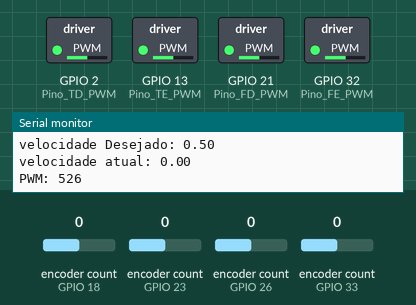
This sketch was run on a simulated ESP32. Parts: switched loads named in the sketch (green lamp = pin HIGH), the last lines printed to the serial monitor. Inputs (shaded band) come from the test bench; at power-on: encoder count (sensors on GPIO 33, GPIO 18, GPIO 23, GPIO 26) 0.

Above: at 1.2 s.
1.3 s: encoder count (sensor on GPIO 33) set to -1
4.3 s: encoder count (sensor on GPIO 33) set to -2
At 22.74 s:
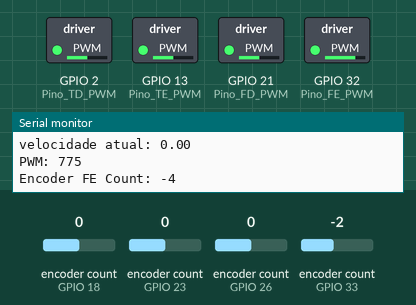
Timing chart, 0 to 24.4 s (numbered marks = the images above; inputs shaded):
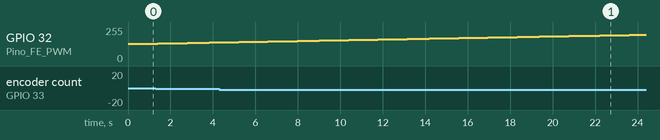

The sketch:

PI_Caio_e_Victor.ino
```cpp
//BIBLIOTECAS
#include <stdio.h>
#include <ESP32Encoder.h>
#include <ArduinoJson.h>

#define BUFFER_SIZE_RECEIVER 300
#define END_OF_JSON_CHAR '}'

char buffer[BUFFER_SIZE_RECEIVER]; // Buffer para armazenar a mensagem
int buffer_index = 0;              // Indicador de posição no buffer

#define ENCODER_PERIOD 15 // para deixar em 10Hz (ros)

unsigned long encoder_timer = 0;

//50 RPM max
//direita ir para frente tem que ser rpm +, pwm +
//esquerda ir para frente tem que ser rpm -, pwm -

// Define os pinos utilizados para a leitura dos sinais do encoder
//motor superior esquerdo
#define Pino_FE_A 33
#define Pino_FE_B 25
#define Pino_FE_PWM 32
//motor superior direito
#define Pino_FD_A 23
#define Pino_FD_B 22
#define Pino_FD_PWM 21
//motor inferior esquerdo
#define Pino_TE_A 26
#define Pino_TE_B 27
#define Pino_TE_PWM 13
//motor inferior direito
#define Pino_TD_A 18
#define Pino_TD_B 19
#define Pino_TD_PWM 2

//definição dos encoders
ESP32Encoder encoder_FE;//frontal esquerdo(0)
ESP32Encoder encoder_FD;//frontal direito(1)
ESP32Encoder encoder_TE;//trás esquerdo(2)
ESP32Encoder encoder_TD;//trás direito(3)

struct Vel
{
  struct Linear
  {
    float x;
    float y;
    float z;
  } linear;
  struct Angular
  {
    float x;
    float y;
    float z;
  } angular;
};

// Cria uma variável do tipo Vel
Vel vel;

// Esta função será chamada sempre que dados estiverem disponíveis na porta serial
void serialEvent(){
  while (Serial.available()){
    char inChar = (char)Serial.read();
    buffer[buffer_index] = inChar;
    buffer_index++;
    // Verifica se a mensagem está completa
    if (inChar == END_OF_JSON_CHAR){
      buffer[buffer_index] = '\0'; // Adiciona o caractere de terminação nulo para tornar o buffer uma string válida
      processMessage();
      buffer_index = 0; // Reseta o buffer
    }
  }
}

// Esta função deserializa a mensagem JSON e processa os dados
void processMessage() {
  StaticJsonDocument<BUFFER_SIZE_RECEIVER> doc_subscription_cmd_vel;
  DeserializationError error = deserializeJson(doc_subscription_cmd_vel, buffer);
  if (error) {
  }
  else {
    if (doc_subscription_cmd_vel.containsKey("linear_x") && doc_subscription_cmd_vel.containsKey("angular_z")) {
      float linear_x = doc_subscription_cmd_vel["linear_x"];
      float linear_y = doc_subscription_cmd_vel["linear_y"];
      float angular_z = doc_subscription_cmd_vel["angular_z"];

      if (linear_x < 20.0 && linear_x > -20.0 && linear_y < 20.0 && linear_y > -20.0 && angular_z < 20.0 && angular_z > -20.0) {
        // Define os valores
        vel.linear.x = linear_x;
        vel.linear.y = linear_y;
        vel.linear.z = 0.0;
        vel.angular.x = 0.0;
        vel.angular.y = 0.0;
        vel.angular.z = angular_z;
      }
    }
  }
}

// Funçao para limpar os encoders
void ClearEncoder() {
  encoder_FE.clearCount();
  encoder_FD.clearCount();
  encoder_TE.clearCount();
  encoder_TD.clearCount();
}

//definição de variáveis

int pwm[4]={512,512,512,512};
float encoderAtual[4]={0,0,0,0};//float w=0;
float encoderAnterior[4]={0,0,0,0};//float w=0;
int RPM[4] = {512,512,512,512};
float velocidade[4]={0,0,0,0};
float velocidade_desejado[4]={0,0,0,0};
float WHEEL_RADIUS = 0.05;
float ROBOT_RADIUS = 0.16;
//bool sentido_movimento[4]={0,0,0,0}; //0-trás. 1-Frente


void get_wheelVelocity(){

// Cálculo da velocidade em metros por segundo para cada roda
  encoderAtual[0] = encoder_FE.getCount();
  encoderAtual[1] = encoder_FD.getCount();
  encoderAtual[2] = encoder_TE.getCount();
  encoderAtual[3] = encoder_TD.getCount();

  velocidade[0] = 2 * 3.1416 * WHEEL_RADIUS * ((encoderAtual[0] - encoderAnterior[0]) / (1024 * ENCODER_PERIOD / 1000.0)) / 60;
  velocidade[1] = 2 * 3.1416 * WHEEL_RADIUS * ((encoderAtual[1] - encoderAnterior[1]) / (1024 * ENCODER_PERIOD / 1000.0)) / 60;
  velocidade[2] = 2 * 3.1416 * WHEEL_RADIUS * ((encoderAtual[2] - encoderAnterior[2]) / (1024 * ENCODER_PERIOD / 1000.0)) / 60;
  velocidade[3] = 2 * 3.1416 * WHEEL_RADIUS * ((encoderAtual[3] - encoderAnterior[3]) / (1024 * ENCODER_PERIOD / 1000.0)) / 60;

  encoderAnterior[0] = encoderAtual[0];
  encoderAnterior[1] = encoderAtual[1];
  encoderAnterior[2] = encoderAtual[2];
  encoderAnterior[3] = encoderAtual[3];
}

void velocity(){
  // Calculate desired wheel speeds based on linear and angular velocity
  velocidade_desejado[0] = (vel.linear.x - vel.linear.y - vel.angular.z * ROBOT_RADIUS);
  velocidade_desejado[1] = (vel.linear.x + vel.linear.y + vel.angular.z * ROBOT_RADIUS) / WHEEL_RADIUS;
  velocidade_desejado[2] = (vel.linear.x + vel.linear.y - vel.angular.z * ROBOT_RADIUS) / WHEEL_RADIUS;
  velocidade_desejado[3] = (vel.linear.x - vel.linear.y + vel.angular.z * ROBOT_RADIUS) / WHEEL_RADIUS;
}


void setup() {
  Serial.begin(9600);

  //encoder
  pinMode(Pino_FE_A, INPUT_PULLUP);
  pinMode(Pino_FE_B, INPUT_PULLUP);
  encoder_FE.attachHalfQuad(Pino_FE_A, Pino_FE_B);
  //pwm
  pinMode(Pino_FE_PWM, OUTPUT);
  ledcAttachChannel(Pino_FE_PWM, 500, 10, 0);
  ledcWrite(Pino_FE_PWM, pwm[0]);

  //encoder
  pinMode(Pino_FD_A, INPUT_PULLUP);
  pinMode(Pino_FD_B, INPUT_PULLUP);
  encoder_FD.attachHalfQuad(Pino_FD_A, Pino_FD_B);
  //pwm
  pinMode(Pino_FD_PWM, OUTPUT);
  ledcAttachChannel(Pino_FD_PWM, 500, 10, 1);
  ledcWrite(Pino_FD_PWM, pwm[1]);

  //encoder
  pinMode(Pino_TE_A, INPUT_PULLUP);
  pinMode(Pino_TE_B, INPUT_PULLUP);
  encoder_TE.attachHalfQuad(Pino_TE_A, Pino_TE_B);
  //pwm
  pinMode(Pino_TE_PWM, OUTPUT);
  ledcAttachChannel(Pino_TE_PWM, 500, 10, 2);
  ledcWrite(Pino_TE_PWM, pwm[2]);

  //encoder
  pinMode(Pino_TD_A, INPUT_PULLUP);
  pinMode(Pino_TD_B, INPUT_PULLUP);
  encoder_TD.attachHalfQuad(Pino_TD_A, Pino_TD_B);
  //pwm
  pinMode(Pino_TD_PWM, OUTPUT);
  ledcAttachChannel(Pino_TD_PWM, 500, 10, 3);
  ledcWrite(Pino_TD_PWM, pwm[3]);

  // ClearEncoder();
  velocidade_desejado[0] = 0.5;
}

// A função de loop é executada repetidamente para sempre
void loop() {
  if(millis() - encoder_timer >=  ENCODER_PERIOD){
    // velocity();

    get_wheelVelocity();

    Serial.print("velocidade Desejado: ");
    Serial.println(velocidade_desejado[0]);
    Serial.print("velocidade atual: ");
    Serial.println(velocidade[0]);
    Serial.print("PWM: ");
    Serial.println(pwm[0]);
    Serial.print("Encoder FE Count: ");
    Serial.println(encoder_FE.getCount());

    for (int i=0; i<4; i++){
      if (velocidade_desejado[i]>velocidade[i]){
        pwm[i]=pwm[i]+1;
      }
      if(velocidade_desejado[i]<velocidade[i]){
        pwm[i]=pwm[i]-1;
      }
      if (velocidade_desejado[i]==0){pwm[i]=512;}
    }

    ledcWrite(Pino_FE_PWM, pwm[0]);
    ledcWrite(Pino_FD_PWM, pwm[1]);
    ledcWrite(Pino_TE_PWM, pwm[2]);
    ledcWrite(Pino_TD_PWM, pwm[3]);
    encoder_timer = millis();
  }
}
```
